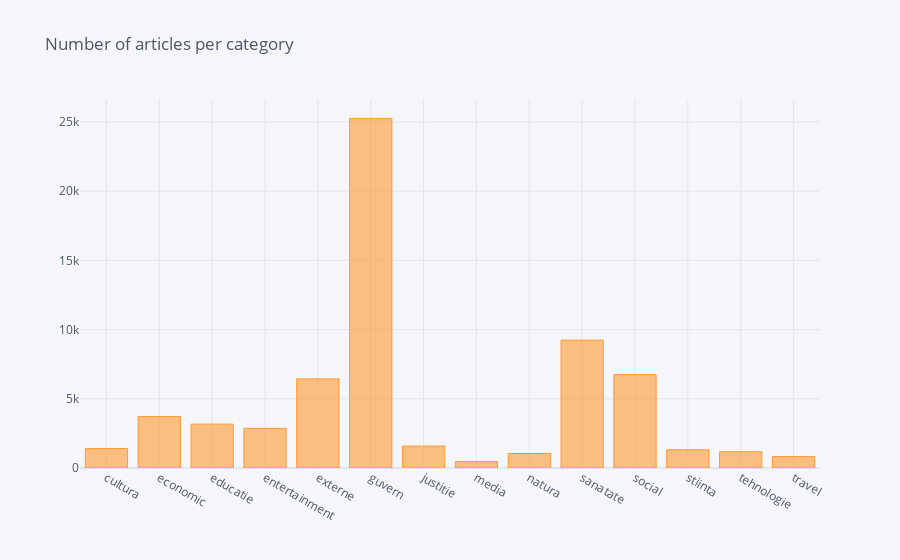

Notebook code cell kept with this figure:
### Code cell
from collections import Counter

def count_number_of_articles_per_category(df):
    return Counter(df[df['article_or_summary'] == 'news_articles']['category'])

counter = count_number_of_articles_per_category(df)
counter

pd.DataFrame(counter.items(), columns=['Category', 'Number of articles']).iplot(kind='bar', x='Category', y='Number of articles', title='Number of articles per category')

### Figure 1 — Plotly figure (JSON) as saved in the notebook; plotly's stock layout.template omitted (floating-point values rounded to 4 significant figures)
{"data": [{"marker": {"color": "rgba(255, 153, 51, 0.6)", "line": {"color": "rgba(255, 153, 51, 1.0)", "width": 1}}, "name": "Number of articles", "orientation": "v", "text": "", "type": "bar", "x": ["cultura", "economic", "educatie", "entertainment", "externe", "guvern", "justitie", "media", "natura", "sanatate", "social", "stiinta", "tehnologie", "travel"], "y": [1404, 3725, 3169, 2864, 6439, 25259, 1586, 464, 1045, 9238, 6747, 1319, 1175, 834]}], "layout": {"legend": {"bgcolor": "#F5F6F9", "font": {"color": "#4D5663"}}, "paper_bgcolor": "#F5F6F9", "plot_bgcolor": "#F5F6F9", "title": {"font": {"color": "#4D5663"}, "text": "Number of articles per category"}, "xaxis": {"gridcolor": "#E1E5ED", "showgrid": true, "tickfont": {"color": "#4D5663"}, "title": {"font": {"color": "#4D5663"}, "text": ""}, "zerolinecolor": "#E1E5ED"}, "yaxis": {"gridcolor": "#E1E5ED", "showgrid": true, "tickfont": {"color": "#4D5663"}, "title": {"font": {"color": "#4D5663"}, "text": ""}, "zerolinecolor": "#E1E5ED"}}}
